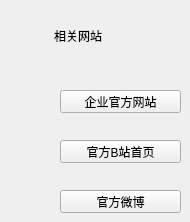
             <widget class="QWidget" name="pageWeb">
              <widget class="QLabel" name="label_7">
               <property name="geometry">
                <rect>
                 <x>54</x>
                 <y>20</y>
                 <width>101</width>
                 <height>31</height>
                </rect>
               </property>
               <property name="styleSheet">
                <string notr="true">font: 14pt &quot;幼圆&quot;;</string>
               </property>
               <property name="text">
                <string>相关网站</string>
               </property>
              </widget>
              <widget class="QPushButton" name="pushButtonBli">
               <property name="geometry">
                <rect>
                 <x>60</x>
                 <y>140</y>
                 <width>121</width>
                 <height>23</height>
                </rect>
               </property>
               <property name="text">
                <string>官方B站首页</string>
               </property>
              </widget>
              <widget class="QLabel" name="label_27">
               <property name="geometry">
                <rect>
                 <x>24</x>
                 <y>24</y>
                 <width>24</width>
                 <height>24</height>
                </rect>
               </property>
               <property name="text">
                <string/>
               </property>
               <property name="pixmap">
                <pixmap resource="res.qrc">:/icon/phres/icon/webpage.png</pixmap>
               </property>
               <property name="scaledContents">
                <bool>true</bool>
               </property>
              </widget>
              <widget class="QPushButton" name="pushButtonWeb_2">
               <property name="geometry">
                <rect>
                 <x>60</x>
                 <y>90</y>
                 <width>121</width>
                 <height>23</height>
                </rect>
               </property>
               <property name="text">
                <string>企业官方网站</string>
               </property>
              </widget>
              <widget class="QPushButton" name="pushButtonBli_2">
               <property name="geometry">
                <rect>
                 <x>60</x>
                 <y>190</y>
                 <width>121</width>
                 <height>23</height>
                </rect>
               </property>
               <property name="text">
                <string>官方微博</string>
               </property>
              </widget>
             </widget>
